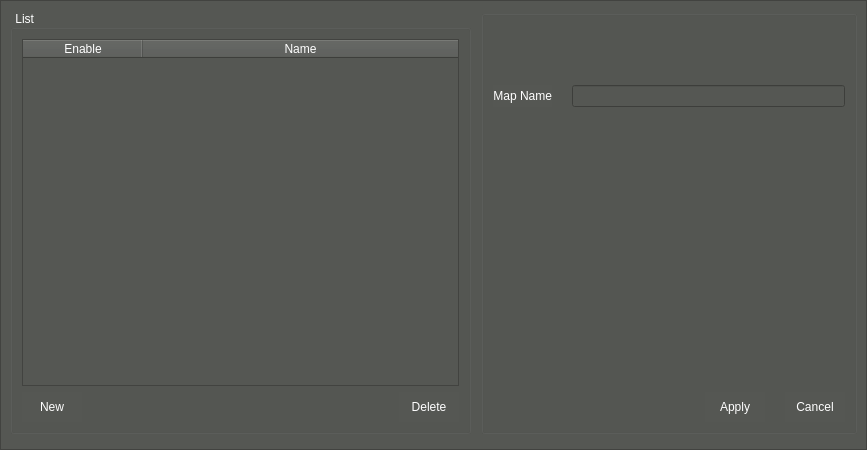
<?xml version="1.0" encoding="UTF-8"?>
<ui version="4.0">
 <class>VidEmapConf</class>
 <widget class="QWidget" name="VidEmapConf">
  <property name="geometry">
   <rect>
    <x>0</x>
    <y>0</y>
    <width>867</width>
    <height>450</height>
   </rect>
  </property>
  <property name="minimumSize">
   <size>
    <width>0</width>
    <height>0</height>
   </size>
  </property>
  <property name="maximumSize">
   <size>
    <width>16777215</width>
    <height>16777215</height>
   </size>
  </property>
  <property name="windowTitle">
   <string>Form</string>
  </property>
  <property name="styleSheet">
   <string notr="true">background-color: rgb(85, 87, 83);
color: rgb(255, 255, 255);</string>
  </property>
  <layout class="QVBoxLayout" name="verticalLayout_3">
   <property name="spacing">
    <number>0</number>
   </property>
   <property name="leftMargin">
    <number>0</number>
   </property>
   <property name="topMargin">
    <number>0</number>
   </property>
   <property name="rightMargin">
    <number>0</number>
   </property>
   <property name="bottomMargin">
    <number>0</number>
   </property>
   <item>
    <widget class="QScrollArea" name="scrollArea">
     <property name="widgetResizable">
      <bool>true</bool>
     </property>
     <widget class="QWidget" name="scrollAreaWidgetContents">
      <property name="geometry">
       <rect>
        <x>0</x>
        <y>0</y>
        <width>865</width>
        <height>448</height>
       </rect>
      </property>
      <layout class="QVBoxLayout" name="verticalLayout_4">
       <item>
        <layout class="QHBoxLayout" name="horizontalLayout">
         <property name="spacing">
          <number>10</number>
         </property>
         <item>
          <widget class="QGroupBox" name="groupBox">
           <property name="title">
            <string> List</string>
           </property>
           <layout class="QVBoxLayout" name="verticalLayout_2">
            <item>
             <widget class="QTableWidget" name="tableWidget">
              <property name="layoutDirection">
               <enum>Qt::LeftToRight</enum>
              </property>
              <property name="sizeAdjustPolicy">
               <enum>QAbstractScrollArea::AdjustToContents</enum>
              </property>
              <property name="editTriggers">
               <set>QAbstractItemView::NoEditTriggers</set>
              </property>
              <property name="selectionMode">
               <enum>QAbstractItemView::SingleSelection</enum>
              </property>
              <property name="selectionBehavior">
               <enum>QAbstractItemView::SelectRows</enum>
              </property>
              <property name="textElideMode">
               <enum>Qt::ElideMiddle</enum>
              </property>
              <property name="verticalScrollMode">
               <enum>QAbstractItemView::ScrollPerItem</enum>
              </property>
              <property name="horizontalScrollMode">
               <enum>QAbstractItemView::ScrollPerItem</enum>
              </property>
              <property name="gridStyle">
               <enum>Qt::SolidLine</enum>
              </property>
              <property name="sortingEnabled">
               <bool>false</bool>
              </property>
              <property name="wordWrap">
               <bool>false</bool>
              </property>
              <property name="cornerButtonEnabled">
               <bool>false</bool>
              </property>
              <property name="columnCount">
               <number>2</number>
              </property>
              <attribute name="horizontalHeaderVisible">
               <bool>true</bool>
              </attribute>
              <attribute name="horizontalHeaderCascadingSectionResizes">
               <bool>false</bool>
              </attribute>
              <attribute name="horizontalHeaderDefaultSectionSize">
               <number>120</number>
              </attribute>
              <attribute name="horizontalHeaderHighlightSections">
               <bool>true</bool>
              </attribute>
              <attribute name="horizontalHeaderMinimumSectionSize">
               <number>50</number>
              </attribute>
              <attribute name="horizontalHeaderStretchLastSection">
               <bool>true</bool>
              </attribute>
              <attribute name="verticalHeaderVisible">
               <bool>true</bool>
              </attribute>
              <attribute name="verticalHeaderHighlightSections">
               <bool>true</bool>
              </attribute>
              <attribute name="verticalHeaderStretchLastSection">
               <bool>false</bool>
              </attribute>
              <column>
               <property name="text">
                <string>Enable</string>
               </property>
              </column>
              <column>
               <property name="text">
                <string>Name</string>
               </property>
              </column>
             </widget>
            </item>
            <item>
             <layout class="QGridLayout" name="gridLayout_3">
              <property name="horizontalSpacing">
               <number>20</number>
              </property>
              <property name="verticalSpacing">
               <number>0</number>
              </property>
              <item row="0" column="3">
               <widget class="QPushButton" name="pbDelete">
                <property name="minimumSize">
                 <size>
                  <width>60</width>
                  <height>30</height>
                 </size>
                </property>
                <property name="maximumSize">
                 <size>
                  <width>60</width>
                  <height>30</height>
                 </size>
                </property>
                <property name="styleSheet">
                 <string notr="true">QPushButton { 
border:none;
color:white;
background-image: url(:/action/resources/button.png);}
QPushButton:hover {
	background-image: url(:/action/resources/buttonpress.png);}
QPushButton:pressed {
	background-image: url(:/action/resources/button.png);}</string>
                </property>
                <property name="text">
                 <string>Delete</string>
                </property>
                <property name="iconSize">
                 <size>
                  <width>60</width>
                  <height>40</height>
                 </size>
                </property>
               </widget>
              </item>
              <item row="0" column="1">
               <widget class="QPushButton" name="pbNew">
                <property name="minimumSize">
                 <size>
                  <width>60</width>
                  <height>30</height>
                 </size>
                </property>
                <property name="maximumSize">
                 <size>
                  <width>60</width>
                  <height>30</height>
                 </size>
                </property>
                <property name="styleSheet">
                 <string notr="true">QPushButton { 
border:none;
color:white;
background-image: url(:/action/resources/button.png);}
QPushButton:hover {
	background-image: url(:/action/resources/buttonpress.png);}
QPushButton:pressed {
	background-image: url(:/action/resources/button.png);}</string>
                </property>
                <property name="text">
                 <string>New</string>
                </property>
                <property name="iconSize">
                 <size>
                  <width>60</width>
                  <height>40</height>
                 </size>
                </property>
               </widget>
              </item>
              <item row="0" column="2">
               <spacer name="horizontalSpacer_3">
                <property name="orientation">
                 <enum>Qt::Horizontal</enum>
                </property>
                <property name="sizeHint" stdset="0">
                 <size>
                  <width>40</width>
                  <height>20</height>
                 </size>
                </property>
               </spacer>
              </item>
             </layout>
            </item>
           </layout>
          </widget>
         </item>
         <item>
          <widget class="QGroupBox" name="groupBox_2">
           <property name="title">
            <string/>
           </property>
           <layout class="QVBoxLayout" name="verticalLayout">
            <item>
             <layout class="QGridLayout" name="gridLayout">
              <property name="topMargin">
               <number>60</number>
              </property>
              <property name="horizontalSpacing">
               <number>20</number>
              </property>
              <property name="verticalSpacing">
               <number>15</number>
              </property>
              <item row="3" column="0">
               <widget class="QLabel" name="labelName">
                <property name="text">
                 <string>Map Name</string>
                </property>
                <property name="alignment">
                 <set>Qt::AlignRight|Qt::AlignTrailing|Qt::AlignVCenter</set>
                </property>
               </widget>
              </item>
              <item row="3" column="1">
               <widget class="QLineEdit" name="lineEditName">
                <property name="maximumSize">
                 <size>
                  <width>300</width>
                  <height>16777215</height>
                 </size>
                </property>
               </widget>
              </item>
             </layout>
            </item>
            <item>
             <spacer name="verticalSpacer">
              <property name="orientation">
               <enum>Qt::Vertical</enum>
              </property>
              <property name="sizeHint" stdset="0">
               <size>
                <width>20</width>
                <height>40</height>
               </size>
              </property>
             </spacer>
            </item>
            <item>
             <layout class="QGridLayout" name="gridLayout_2">
              <property name="horizontalSpacing">
               <number>20</number>
              </property>
              <property name="verticalSpacing">
               <number>0</number>
              </property>
              <item row="0" column="2">
               <widget class="QPushButton" name="pbCancel">
                <property name="minimumSize">
                 <size>
                  <width>60</width>
                  <height>30</height>
                 </size>
                </property>
                <property name="maximumSize">
                 <size>
                  <width>60</width>
                  <height>30</height>
                 </size>
                </property>
                <property name="styleSheet">
                 <string notr="true">QPushButton { 
border:none;
color:white;
background-image: url(:/action/resources/button.png);}
QPushButton:hover {
	background-image: url(:/action/resources/buttonpress.png);}
QPushButton:pressed {
	background-image: url(:/action/resources/button.png);}</string>
                </property>
                <property name="text">
                 <string>Cancel</string>
                </property>
                <property name="iconSize">
                 <size>
                  <width>60</width>
                  <height>40</height>
                 </size>
                </property>
               </widget>
              </item>
              <item row="0" column="1">
               <widget class="QPushButton" name="pbApply">
                <property name="minimumSize">
                 <size>
                  <width>60</width>
                  <height>30</height>
                 </size>
                </property>
                <property name="maximumSize">
                 <size>
                  <width>60</width>
                  <height>30</height>
                 </size>
                </property>
                <property name="styleSheet">
                 <string notr="true">QPushButton { 
border:none;
color:white;
background-image: url(:/action/resources/button.png);}
QPushButton:hover {
	background-image: url(:/action/resources/buttonpress.png);}
QPushButton:pressed {
	background-image: url(:/action/resources/button.png);}</string>
                </property>
                <property name="text">
                 <string>Apply</string>
                </property>
                <property name="iconSize">
                 <size>
                  <width>60</width>
                  <height>40</height>
                 </size>
                </property>
               </widget>
              </item>
              <item row="0" column="0">
               <spacer name="horizontalSpacer_2">
                <property name="orientation">
                 <enum>Qt::Horizontal</enum>
                </property>
                <property name="sizeHint" stdset="0">
                 <size>
                  <width>40</width>
                  <height>20</height>
                 </size>
                </property>
               </spacer>
              </item>
             </layout>
            </item>
           </layout>
          </widget>
         </item>
        </layout>
       </item>
       <item>
        <widget class="QWidget" name="Search" native="true"/>
       </item>
      </layout>
     </widget>
    </widget>
   </item>
  </layout>
 </widget>
 <resources>
  <include location="../../main/vscmainwindows.qrc"/>
 </resources>
 <connections/>
</ui>
